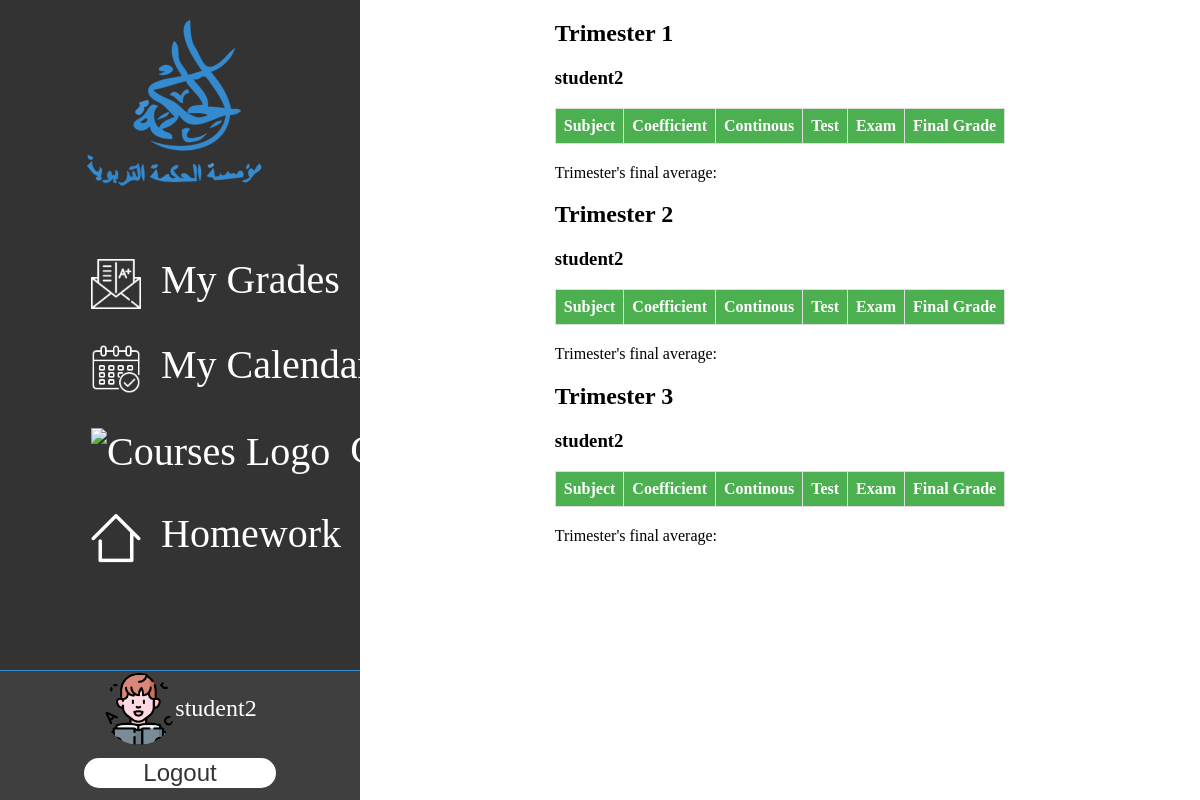
Screenshot of /view_student_grades (signed in) with the database file from the repository.
### core/models.py (models this page shows, shortened)
class CustomUser(AbstractUser):
    USER_TYPE_CHOICES = (
        ('teacher', 'Teacher'),
        ('student', 'Student'),
        ('parent', 'Parent'),
        ('admin/staff', 'Admin/Staff')
    )
    user_type = models.CharField(max_length=30, choices=USER_TYPE_CHOICES)

### core/decorators.py (the view)
        def wrapper_func(request, *args, **kwargs):
            if request.user.groups.exists():
                user_groups = request.user.groups.all()
                logging.info(f"User's groups: {[group.name for group in user_groups]}")
                logging.info(f"Allowed roles: {allowed_roles}")
                for group in user_groups:
                    if group.name in allowed_roles:
                        return view_func(request, *args, **kwargs)
            context = {
                'user': request.user
            }
            return render(request, 'core/403.html', context)

### core/templates/core/student/student-grades.html (shortened to what this page needs)
{% extends 'core/student/student-dash-base.html'%}
{% load static%}
{% block content %}
<html>
<head>
</head>
<body>
{% for trimester, students in grades_by_trimester.items %}
    <h2>Trimester {{ trimester }}</h2>
    {% for student, subjects in students.items %}
        {% if student == request.user.username %}
            <h3>{{ student }}</h3>
            <table>
                <thead>
                    <tr>
                        <th>Subject</th>
                        <th>Coefficient</th>
                        <th>Continous</th>
                        <th>Test</th>
                        <th>Exam</th>
                        <th>Final Grade</th>
                    </tr>
                </thead>
            </table>
            <p>Trimester's final average: {{ subjects.trimester_average }}</p>
        {% endif %}
    {% endfor %}
{% endfor %}
</body>
</html>
{% endblock %}

### core/templates/core/student/student-dash-base.html (shortened to what this page needs)
{% load static %}
<!DOCTYPE html>
<html lang="en">
<head>
    <link rel="stylesheet" type="text/css"
    href="{% static 'css/dash.css' %}">
</head>
<body>
    <nav>
        <a href="{% url 'home' %}"><img src="{% static 'logo-light-blue.svg' %}" alt="Logo" class="logo"></a>
        <ul>
                <li><a href="{% url 'view_student_grades' %}"> <span><img src="{% static 'grades-white.png' %}" alt="Notes Logo" class="nav-icon"> <span class="nav-text">My Grades</span></span></a></li>
                <li><a href="{% url 'student_calendar' %}"><span><img src="{% static 'white-calendar-icon.png' %}" alt="Calendar Logo" class="nav-icon"> <span class="nav-text">My Calendars</span></span></a></li>
                <li><a href="{% url 'my_student_courses' %}"><span><img src="{% static 'literature-256.png' %}" alt="Courses Logo" class="nav-icon"> <span class="nav-text">Courses</span></span></a></li>
                <li><a href="{% url 'homework_submission' %}"><span><img src="{% static 'home-icon.png' %}" alt="Homework Logo" class="nav-icon"> <span class="nav-text">Homework</span></span></a></li>
        </ul>
        <div class="profile-box">
            <div class="profile-and-username">
                <img src="{% static 'profile-pic.png' %}" alt="Profile Picture" class="profile-pic">
                <p class="username">{{request.user.username}}</p>
            </div>
            <form action="{% url 'logout' %}" method="post">
            <div class="logout-div">
                <button class="logout-button">Logout</button>
            </div>
            </form>
        </div>
    </nav>
    <div class="content">
        <div class="text-content">
                        {% block content %}
                {% endblock %}
        </div>
    </div>
  </body>
  </html>

### core/static/css/dash.css (style rules this page uses)
body { margin: 0; padding: 0; }
.content { position: relative; min-height: 100vh; width: auto; z-index: 1; padding-left: 0; transition: padding-left 0.2s ease; display: flex; flex-direction: column; align-items: center; }
nav { background-color: #333; width: 16%; transition: width 0.2s ease; position: fixed; display: flex; flex-direction: column; top: 0; left: 0; height: 100%; z-index: 2; overflow: hidden; }
nav ul { position: absolute; top: 30%; list-style: none; padding: 0; margin: 0; white-space: nowrap; }
nav ul li { padding: 1em; }
nav ul li a { color: #fff; text-decoration: none; display: inline-block; position: relative; font-size: 40px; }
nav ul li a::after { content: ''; display: block; width: 0; height: 2px; background-color: #3F00FF; position: absolute; bottom: -2px; left: 0; right: 0; margin: 0 auto; transition: width 0.6s ease, left 0.6s ease, right 0.6s ease; }
nav ul li a span { color: transparent; transform: translateX(100%); transition: color 0.3s ease, transform 0.3s ease; }
nav ul li:nth-child(1) a span { transition-delay: 0.1s; }
nav ul li:nth-child(2) a span { transition-delay: 0.2s; }
nav ul li:nth-child(3) a span { transition-delay: 0.3s; }
.logo { width: 20; height: auto; display: block; margin: 0 auto; transition: transform 0.3s ease-in-out; transform-origin: center; }
.nav-icon { width: auto; height: 50px; display: inline-block; vertical-align: middle; margin-right: 10px; margin-left:75px; }
.profile-box { width: 100%; display: flex; flex-direction: column; align-items: center; justify-content: center; border-top: 1px solid #348bd0; background-color: #403f3f; align-self: end; flex-grow: -1; margin-top: auto; }
.profile-and-username { display: flex; align-items: center; white-space: nowrap; }
.profile-pic { width: 4.5em; border-radius: 50%; }
.username { color: #fff; font-size: 1.5em; text-align: center; word-wrap: break-word; }
.logout-button { background-color: transparent; border: none; cursor: pointer; box-shadow: none; border-radius: 3vh; background-color: #fff; border: none; color: #333; width: 100%; font-size: 1.5em; margin: 0.5em; width: 8em; }

### core/templates/core/student/student-grades.html (style rules this page uses)
table { width: 100%; border-collapse: collapse; margin-bottom: 20px; }
th, td { border: 1px solid #ddd; padding: 8px; text-align: left; }
th { background-color: #4CAF50; color: white; }

### rows the page displays
CustomUser: user.username "student2", students "student2" "student2" "student2"

### other values shown
{{ trimester }} "1" "2" "3"
